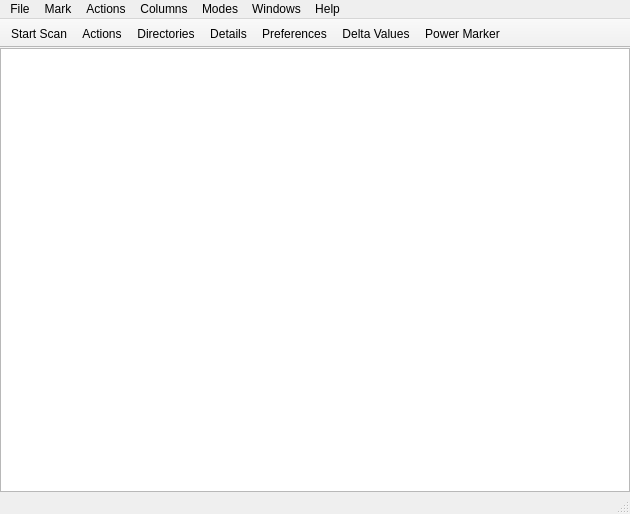
<?xml version="1.0" encoding="UTF-8"?>
<ui version="4.0">
 <class>MainWindow</class>
 <widget class="QMainWindow" name="MainWindow">
  <property name="geometry">
   <rect>
    <x>0</x>
    <y>0</y>
    <width>630</width>
    <height>514</height>
   </rect>
  </property>
  <property name="windowTitle">
   <string>dupeGuru</string>
  </property>
  <widget class="QWidget" name="centralwidget">
   <layout class="QVBoxLayout" name="verticalLayout_2">
    <property name="margin">
     <number>0</number>
    </property>
    <item>
     <widget class="ResultsView" name="resultsView">
      <property name="selectionMode">
       <enum>QAbstractItemView::ExtendedSelection</enum>
      </property>
      <property name="selectionBehavior">
       <enum>QAbstractItemView::SelectRows</enum>
      </property>
      <property name="rootIsDecorated">
       <bool>false</bool>
      </property>
      <property name="uniformRowHeights">
       <bool>true</bool>
      </property>
      <property name="itemsExpandable">
       <bool>false</bool>
      </property>
      <property name="sortingEnabled">
       <bool>true</bool>
      </property>
      <property name="expandsOnDoubleClick">
       <bool>false</bool>
      </property>
      <attribute name="headerStretchLastSection">
       <bool>false</bool>
      </attribute>
     </widget>
    </item>
   </layout>
  </widget>
  <widget class="QMenuBar" name="menubar">
   <property name="geometry">
    <rect>
     <x>0</x>
     <y>0</y>
     <width>630</width>
     <height>22</height>
    </rect>
   </property>
   <widget class="QMenu" name="menuColumns">
    <property name="title">
     <string>Columns</string>
    </property>
   </widget>
   <widget class="QMenu" name="menuActions">
    <property name="title">
     <string>Actions</string>
    </property>
    <addaction name="actionDeleteMarked"/>
    <addaction name="actionMoveMarked"/>
    <addaction name="actionCopyMarked"/>
    <addaction name="actionRemoveMarked"/>
    <addaction name="separator"/>
    <addaction name="actionRemoveSelected"/>
    <addaction name="actionIgnoreSelected"/>
    <addaction name="actionMakeSelectedReference"/>
    <addaction name="separator"/>
    <addaction name="actionOpenSelected"/>
    <addaction name="actionRevealSelected"/>
    <addaction name="actionRenameSelected"/>
    <addaction name="separator"/>
    <addaction name="actionApplyFilter"/>
    <addaction name="actionCancelFilter"/>
   </widget>
   <widget class="QMenu" name="menuMark">
    <property name="title">
     <string>Mark</string>
    </property>
    <addaction name="actionMarkAll"/>
    <addaction name="actionMarkNone"/>
    <addaction name="actionInvertMarking"/>
    <addaction name="actionMarkSelected"/>
   </widget>
   <widget class="QMenu" name="menuModes">
    <property name="title">
     <string>Modes</string>
    </property>
    <addaction name="actionPowerMarker"/>
    <addaction name="actionDelta"/>
   </widget>
   <widget class="QMenu" name="menuWindow">
    <property name="title">
     <string>Windows</string>
    </property>
    <addaction name="actionDetails"/>
    <addaction name="actionDirectories"/>
    <addaction name="actionPreferences"/>
   </widget>
   <widget class="QMenu" name="menuHelp">
    <property name="title">
     <string>Help</string>
    </property>
    <addaction name="actionShowHelp"/>
    <addaction name="actionRegister"/>
    <addaction name="actionCheckForUpdate"/>
    <addaction name="actionAbout"/>
   </widget>
   <widget class="QMenu" name="menuFile">
    <property name="title">
     <string>File</string>
    </property>
    <addaction name="actionScan"/>
    <addaction name="separator"/>
    <addaction name="actionClearIgnoreList"/>
    <addaction name="separator"/>
    <addaction name="actionQuit"/>
   </widget>
   <addaction name="menuFile"/>
   <addaction name="menuMark"/>
   <addaction name="menuActions"/>
   <addaction name="menuColumns"/>
   <addaction name="menuModes"/>
   <addaction name="menuWindow"/>
   <addaction name="menuHelp"/>
  </widget>
  <widget class="QToolBar" name="toolBar">
   <property name="windowTitle">
    <string>toolBar</string>
   </property>
   <property name="movable">
    <bool>false</bool>
   </property>
   <property name="toolButtonStyle">
    <enum>Qt::ToolButtonTextUnderIcon</enum>
   </property>
   <property name="floatable">
    <bool>false</bool>
   </property>
   <attribute name="toolBarArea">
    <enum>TopToolBarArea</enum>
   </attribute>
   <attribute name="toolBarBreak">
    <bool>false</bool>
   </attribute>
   <addaction name="actionScan"/>
   <addaction name="actionActions"/>
   <addaction name="actionDirectories"/>
   <addaction name="actionDetails"/>
   <addaction name="actionPreferences"/>
   <addaction name="actionDelta"/>
   <addaction name="actionPowerMarker"/>
  </widget>
  <widget class="QStatusBar" name="statusbar">
   <property name="sizeGripEnabled">
    <bool>true</bool>
   </property>
  </widget>
  <action name="actionScan">
   <property name="icon">
    <iconset resource="dg.qrc">
     <normaloff>:/logo_pe</normaloff>:/logo_pe</iconset>
   </property>
   <property name="text">
    <string>Start Scan</string>
   </property>
   <property name="toolTip">
    <string>Start scanning for duplicates</string>
   </property>
   <property name="shortcut">
    <string>Ctrl+S</string>
   </property>
  </action>
  <action name="actionDirectories">
   <property name="icon">
    <iconset resource="dg.qrc">
     <normaloff>:/folder</normaloff>:/folder</iconset>
   </property>
   <property name="text">
    <string>Directories</string>
   </property>
   <property name="shortcut">
    <string>Ctrl+4</string>
   </property>
  </action>
  <action name="actionDetails">
   <property name="icon">
    <iconset resource="dg.qrc">
     <normaloff>:/details</normaloff>:/details</iconset>
   </property>
   <property name="text">
    <string>Details</string>
   </property>
   <property name="shortcut">
    <string>Ctrl+3</string>
   </property>
  </action>
  <action name="actionActions">
   <property name="icon">
    <iconset resource="dg.qrc">
     <normaloff>:/actions</normaloff>:/actions</iconset>
   </property>
   <property name="text">
    <string>Actions</string>
   </property>
  </action>
  <action name="actionPreferences">
   <property name="icon">
    <iconset resource="dg.qrc">
     <normaloff>:/preferences</normaloff>:/preferences</iconset>
   </property>
   <property name="text">
    <string>Preferences</string>
   </property>
   <property name="shortcut">
    <string>Ctrl+5</string>
   </property>
  </action>
  <action name="actionDelta">
   <property name="checkable">
    <bool>true</bool>
   </property>
   <property name="icon">
    <iconset resource="dg.qrc">
     <normaloff>:/delta</normaloff>:/delta</iconset>
   </property>
   <property name="text">
    <string>Delta Values</string>
   </property>
   <property name="shortcut">
    <string>Ctrl+2</string>
   </property>
  </action>
  <action name="actionPowerMarker">
   <property name="checkable">
    <bool>true</bool>
   </property>
   <property name="icon">
    <iconset resource="dg.qrc">
     <normaloff>:/power_marker</normaloff>:/power_marker</iconset>
   </property>
   <property name="text">
    <string>Power Marker</string>
   </property>
   <property name="shortcut">
    <string>Ctrl+1</string>
   </property>
  </action>
  <action name="actionDeleteMarked">
   <property name="text">
    <string>Send Marked to Recycle Bin</string>
   </property>
   <property name="shortcut">
    <string>Ctrl+D</string>
   </property>
  </action>
  <action name="actionMoveMarked">
   <property name="text">
    <string>Move Marked to...</string>
   </property>
   <property name="shortcut">
    <string>Ctrl+M</string>
   </property>
  </action>
  <action name="actionCopyMarked">
   <property name="text">
    <string>Copy Marked to...</string>
   </property>
   <property name="shortcut">
    <string>Ctrl+Shift+M</string>
   </property>
  </action>
  <action name="actionRemoveMarked">
   <property name="text">
    <string>Remove Marked from Results</string>
   </property>
   <property name="shortcut">
    <string>Ctrl+R</string>
   </property>
  </action>
  <action name="actionRemoveSelected">
   <property name="text">
    <string>Remove Selected from Results</string>
   </property>
   <property name="shortcut">
    <string>Ctrl+Del</string>
   </property>
  </action>
  <action name="actionIgnoreSelected">
   <property name="text">
    <string>Add Selected to Ignore List</string>
   </property>
   <property name="shortcut">
    <string>Ctrl+Shift+Del</string>
   </property>
  </action>
  <action name="actionMakeSelectedReference">
   <property name="text">
    <string>Make Selected Reference</string>
   </property>
   <property name="shortcut">
    <string>Ctrl+Space</string>
   </property>
  </action>
  <action name="actionOpenSelected">
   <property name="text">
    <string>Open Selected with Default Application</string>
   </property>
   <property name="shortcut">
    <string>Ctrl+O</string>
   </property>
  </action>
  <action name="actionRevealSelected">
   <property name="text">
    <string>Open Containing Folder of Selected</string>
   </property>
   <property name="shortcut">
    <string>Ctrl+Shift+O</string>
   </property>
  </action>
  <action name="actionRenameSelected">
   <property name="text">
    <string>Rename Selected</string>
   </property>
   <property name="shortcut">
    <string>F2</string>
   </property>
  </action>
  <action name="actionMarkAll">
   <property name="text">
    <string>Mark All</string>
   </property>
   <property name="shortcut">
    <string>Ctrl+A</string>
   </property>
  </action>
  <action name="actionMarkNone">
   <property name="text">
    <string>Mark None</string>
   </property>
   <property name="shortcut">
    <string>Ctrl+Shift+A</string>
   </property>
  </action>
  <action name="actionInvertMarking">
   <property name="text">
    <string>Invert Marking</string>
   </property>
   <property name="shortcut">
    <string>Ctrl+Alt+A</string>
   </property>
  </action>
  <action name="actionMarkSelected">
   <property name="text">
    <string>Mark Selected</string>
   </property>
  </action>
  <action name="actionClearIgnoreList">
   <property name="text">
    <string>Clear Ignore List</string>
   </property>
  </action>
  <action name="actionQuit">
   <property name="text">
    <string>Quit</string>
   </property>
   <property name="shortcut">
    <string>Ctrl+Q</string>
   </property>
  </action>
  <action name="actionApplyFilter">
   <property name="text">
    <string>Apply Filter</string>
   </property>
   <property name="shortcut">
    <string>Ctrl+F</string>
   </property>
  </action>
  <action name="actionCancelFilter">
   <property name="text">
    <string>Cancel Filter</string>
   </property>
   <property name="shortcut">
    <string>Ctrl+Shift+F</string>
   </property>
  </action>
  <action name="actionShowHelp">
   <property name="text">
    <string>dupeGuru Help</string>
   </property>
   <property name="shortcut">
    <string>F1</string>
   </property>
  </action>
  <action name="actionAbout">
   <property name="text">
    <string>About dupeGuru</string>
   </property>
  </action>
  <action name="actionRegister">
   <property name="text">
    <string>Register dupeGuru</string>
   </property>
  </action>
  <action name="actionCheckForUpdate">
   <property name="text">
    <string>Check for Update</string>
   </property>
  </action>
 </widget>
 <customwidgets>
  <customwidget>
   <class>ResultsView</class>
   <extends>QTreeView</extends>
   <header>results_model</header>
  </customwidget>
 </customwidgets>
 <resources>
  <include location="dg.qrc"/>
 </resources>
 <connections>
  <connection>
   <sender>actionDirectories</sender>
   <signal>triggered()</signal>
   <receiver>MainWindow</receiver>
   <slot>directoriesTriggered()</slot>
   <hints>
    <hint type="sourcelabel">
     <x>-1</x>
     <y>-1</y>
    </hint>
    <hint type="destinationlabel">
     <x>314</x>
     <y>256</y>
    </hint>
   </hints>
  </connection>
  <connection>
   <sender>actionActions</sender>
   <signal>triggered()</signal>
   <receiver>MainWindow</receiver>
   <slot>actionsTriggered()</slot>
   <hints>
    <hint type="sourcelabel">
     <x>-1</x>
     <y>-1</y>
    </hint>
    <hint type="destinationlabel">
     <x>314</x>
     <y>256</y>
    </hint>
   </hints>
  </connection>
  <connection>
   <sender>actionCopyMarked</sender>
   <signal>triggered()</signal>
   <receiver>MainWindow</receiver>
   <slot>copyTriggered()</slot>
   <hints>
    <hint type="sourcelabel">
     <x>-1</x>
     <y>-1</y>
    </hint>
    <hint type="destinationlabel">
     <x>314</x>
     <y>256</y>
    </hint>
   </hints>
  </connection>
  <connection>
   <sender>actionDeleteMarked</sender>
   <signal>triggered()</signal>
   <receiver>MainWindow</receiver>
   <slot>deleteTriggered()</slot>
   <hints>
    <hint type="sourcelabel">
     <x>-1</x>
     <y>-1</y>
    </hint>
    <hint type="destinationlabel">
     <x>314</x>
     <y>256</y>
    </hint>
   </hints>
  </connection>
  <connection>
   <sender>actionDelta</sender>
   <signal>triggered()</signal>
   <receiver>MainWindow</receiver>
   <slot>deltaTriggered()</slot>
   <hints>
    <hint type="sourcelabel">
     <x>-1</x>
     <y>-1</y>
    </hint>
    <hint type="destinationlabel">
     <x>314</x>
     <y>256</y>
    </hint>
   </hints>
  </connection>
  <connection>
   <sender>actionDetails</sender>
   <signal>triggered()</signal>
   <receiver>MainWindow</receiver>
   <slot>detailsTriggered()</slot>
   <hints>
    <hint type="sourcelabel">
     <x>-1</x>
     <y>-1</y>
    </hint>
    <hint type="destinationlabel">
     <x>314</x>
     <y>256</y>
    </hint>
   </hints>
  </connection>
  <connection>
   <sender>actionIgnoreSelected</sender>
   <signal>triggered()</signal>
   <receiver>MainWindow</receiver>
   <slot>addToIgnoreListTriggered()</slot>
   <hints>
    <hint type="sourcelabel">
     <x>-1</x>
     <y>-1</y>
    </hint>
    <hint type="destinationlabel">
     <x>314</x>
     <y>256</y>
    </hint>
   </hints>
  </connection>
  <connection>
   <sender>actionMakeSelectedReference</sender>
   <signal>triggered()</signal>
   <receiver>MainWindow</receiver>
   <slot>makeReferenceTriggered()</slot>
   <hints>
    <hint type="sourcelabel">
     <x>-1</x>
     <y>-1</y>
    </hint>
    <hint type="destinationlabel">
     <x>314</x>
     <y>256</y>
    </hint>
   </hints>
  </connection>
  <connection>
   <sender>actionMoveMarked</sender>
   <signal>triggered()</signal>
   <receiver>MainWindow</receiver>
   <slot>moveTriggered()</slot>
   <hints>
    <hint type="sourcelabel">
     <x>-1</x>
     <y>-1</y>
    </hint>
    <hint type="destinationlabel">
     <x>314</x>
     <y>256</y>
    </hint>
   </hints>
  </connection>
  <connection>
   <sender>actionOpenSelected</sender>
   <signal>triggered()</signal>
   <receiver>MainWindow</receiver>
   <slot>openTriggered()</slot>
   <hints>
    <hint type="sourcelabel">
     <x>-1</x>
     <y>-1</y>
    </hint>
    <hint type="destinationlabel">
     <x>314</x>
     <y>256</y>
    </hint>
   </hints>
  </connection>
  <connection>
   <sender>actionPowerMarker</sender>
   <signal>triggered()</signal>
   <receiver>MainWindow</receiver>
   <slot>powerMarkerTriggered()</slot>
   <hints>
    <hint type="sourcelabel">
     <x>-1</x>
     <y>-1</y>
    </hint>
    <hint type="destinationlabel">
     <x>314</x>
     <y>256</y>
    </hint>
   </hints>
  </connection>
  <connection>
   <sender>actionPreferences</sender>
   <signal>triggered()</signal>
   <receiver>MainWindow</receiver>
   <slot>preferencesTriggered()</slot>
   <hints>
    <hint type="sourcelabel">
     <x>-1</x>
     <y>-1</y>
    </hint>
    <hint type="destinationlabel">
     <x>314</x>
     <y>256</y>
    </hint>
   </hints>
  </connection>
  <connection>
   <sender>actionRemoveMarked</sender>
   <signal>triggered()</signal>
   <receiver>MainWindow</receiver>
   <slot>removeMarkedTriggered()</slot>
   <hints>
    <hint type="sourcelabel">
     <x>-1</x>
     <y>-1</y>
    </hint>
    <hint type="destinationlabel">
     <x>314</x>
     <y>256</y>
    </hint>
   </hints>
  </connection>
  <connection>
   <sender>actionRemoveSelected</sender>
   <signal>triggered()</signal>
   <receiver>MainWindow</receiver>
   <slot>removeSelectedTriggered()</slot>
   <hints>
    <hint type="sourcelabel">
     <x>-1</x>
     <y>-1</y>
    </hint>
    <hint type="destinationlabel">
     <x>314</x>
     <y>256</y>
    </hint>
   </hints>
  </connection>
  <connection>
   <sender>actionRevealSelected</sender>
   <signal>triggered()</signal>
   <receiver>MainWindow</receiver>
   <slot>revealTriggered()</slot>
   <hints>
    <hint type="sourcelabel">
     <x>-1</x>
     <y>-1</y>
    </hint>
    <hint type="destinationlabel">
     <x>314</x>
     <y>256</y>
    </hint>
   </hints>
  </connection>
  <connection>
   <sender>actionRenameSelected</sender>
   <signal>triggered()</signal>
   <receiver>MainWindow</receiver>
   <slot>renameTriggered()</slot>
   <hints>
    <hint type="sourcelabel">
     <x>-1</x>
     <y>-1</y>
    </hint>
    <hint type="destinationlabel">
     <x>314</x>
     <y>256</y>
    </hint>
   </hints>
  </connection>
  <connection>
   <sender>actionScan</sender>
   <signal>triggered()</signal>
   <receiver>MainWindow</receiver>
   <slot>scanTriggered()</slot>
   <hints>
    <hint type="sourcelabel">
     <x>-1</x>
     <y>-1</y>
    </hint>
    <hint type="destinationlabel">
     <x>314</x>
     <y>256</y>
    </hint>
   </hints>
  </connection>
  <connection>
   <sender>actionClearIgnoreList</sender>
   <signal>triggered()</signal>
   <receiver>MainWindow</receiver>
   <slot>clearIgnoreListTriggered()</slot>
   <hints>
    <hint type="sourcelabel">
     <x>-1</x>
     <y>-1</y>
    </hint>
    <hint type="destinationlabel">
     <x>314</x>
     <y>256</y>
    </hint>
   </hints>
  </connection>
  <connection>
   <sender>actionMarkAll</sender>
   <signal>triggered()</signal>
   <receiver>MainWindow</receiver>
   <slot>markAllTriggered()</slot>
   <hints>
    <hint type="sourcelabel">
     <x>-1</x>
     <y>-1</y>
    </hint>
    <hint type="destinationlabel">
     <x>314</x>
     <y>256</y>
    </hint>
   </hints>
  </connection>
  <connection>
   <sender>actionMarkNone</sender>
   <signal>triggered()</signal>
   <receiver>MainWindow</receiver>
   <slot>markNoneTriggered()</slot>
   <hints>
    <hint type="sourcelabel">
     <x>-1</x>
     <y>-1</y>
    </hint>
    <hint type="destinationlabel">
     <x>314</x>
     <y>256</y>
    </hint>
   </hints>
  </connection>
  <connection>
   <sender>actionMarkSelected</sender>
   <signal>triggered()</signal>
   <receiver>MainWindow</receiver>
   <slot>markSelectedTriggered()</slot>
   <hints>
    <hint type="sourcelabel">
     <x>-1</x>
     <y>-1</y>
    </hint>
    <hint type="destinationlabel">
     <x>314</x>
     <y>256</y>
    </hint>
   </hints>
  </connection>
  <connection>
   <sender>actionInvertMarking</sender>
   <signal>triggered()</signal>
   <receiver>MainWindow</receiver>
   <slot>markInvertTriggered()</slot>
   <hints>
    <hint type="sourcelabel">
     <x>-1</x>
     <y>-1</y>
    </hint>
    <hint type="destinationlabel">
     <x>314</x>
     <y>256</y>
    </hint>
   </hints>
  </connection>
  <connection>
   <sender>actionApplyFilter</sender>
   <signal>triggered()</signal>
   <receiver>MainWindow</receiver>
   <slot>applyFilterTriggered()</slot>
   <hints>
    <hint type="sourcelabel">
     <x>-1</x>
     <y>-1</y>
    </hint>
    <hint type="destinationlabel">
     <x>314</x>
     <y>256</y>
    </hint>
   </hints>
  </connection>
  <connection>
   <sender>actionCancelFilter</sender>
   <signal>triggered()</signal>
   <receiver>MainWindow</receiver>
   <slot>cancelFilterTriggered()</slot>
   <hints>
    <hint type="sourcelabel">
     <x>-1</x>
     <y>-1</y>
    </hint>
    <hint type="destinationlabel">
     <x>314</x>
     <y>256</y>
    </hint>
   </hints>
  </connection>
  <connection>
   <sender>actionShowHelp</sender>
   <signal>triggered()</signal>
   <receiver>MainWindow</receiver>
   <slot>showHelpTriggered()</slot>
   <hints>
    <hint type="sourcelabel">
     <x>-1</x>
     <y>-1</y>
    </hint>
    <hint type="destinationlabel">
     <x>314</x>
     <y>256</y>
    </hint>
   </hints>
  </connection>
  <connection>
   <sender>actionAbout</sender>
   <signal>triggered()</signal>
   <receiver>MainWindow</receiver>
   <slot>aboutTriggered()</slot>
   <hints>
    <hint type="sourcelabel">
     <x>-1</x>
     <y>-1</y>
    </hint>
    <hint type="destinationlabel">
     <x>314</x>
     <y>256</y>
    </hint>
   </hints>
  </connection>
  <connection>
   <sender>actionRegister</sender>
   <signal>triggered()</signal>
   <receiver>MainWindow</receiver>
   <slot>registerTrigerred()</slot>
   <hints>
    <hint type="sourcelabel">
     <x>-1</x>
     <y>-1</y>
    </hint>
    <hint type="destinationlabel">
     <x>314</x>
     <y>256</y>
    </hint>
   </hints>
  </connection>
  <connection>
   <sender>actionCheckForUpdate</sender>
   <signal>triggered()</signal>
   <receiver>MainWindow</receiver>
   <slot>checkForUpdateTriggered()</slot>
   <hints>
    <hint type="sourcelabel">
     <x>-1</x>
     <y>-1</y>
    </hint>
    <hint type="destinationlabel">
     <x>314</x>
     <y>256</y>
    </hint>
   </hints>
  </connection>
 </connections>
 <slots>
  <slot>directoriesTriggered()</slot>
  <slot>scanTriggered()</slot>
  <slot>actionsTriggered()</slot>
  <slot>detailsTriggered()</slot>
  <slot>preferencesTriggered()</slot>
  <slot>deltaTriggered()</slot>
  <slot>powerMarkerTriggered()</slot>
  <slot>deleteTriggered()</slot>
  <slot>moveTriggered()</slot>
  <slot>copyTriggered()</slot>
  <slot>removeMarkedTriggered()</slot>
  <slot>removeSelectedTriggered()</slot>
  <slot>addToIgnoreListTriggered()</slot>
  <slot>makeReferenceTriggered()</slot>
  <slot>openTriggered()</slot>
  <slot>revealTriggered()</slot>
  <slot>renameTriggered()</slot>
  <slot>clearIgnoreListTriggered()</slot>
  <slot>clearPictureCacheTriggered()</slot>
  <slot>markAllTriggered()</slot>
  <slot>markNoneTriggered()</slot>
  <slot>markInvertTriggered()</slot>
  <slot>markSelectedTriggered()</slot>
  <slot>applyFilterTriggered()</slot>
  <slot>cancelFilterTriggered()</slot>
  <slot>showHelpTriggered()</slot>
  <slot>aboutTriggered()</slot>
  <slot>registerTrigerred()</slot>
  <slot>checkForUpdateTriggered()</slot>
 </slots>
</ui>
